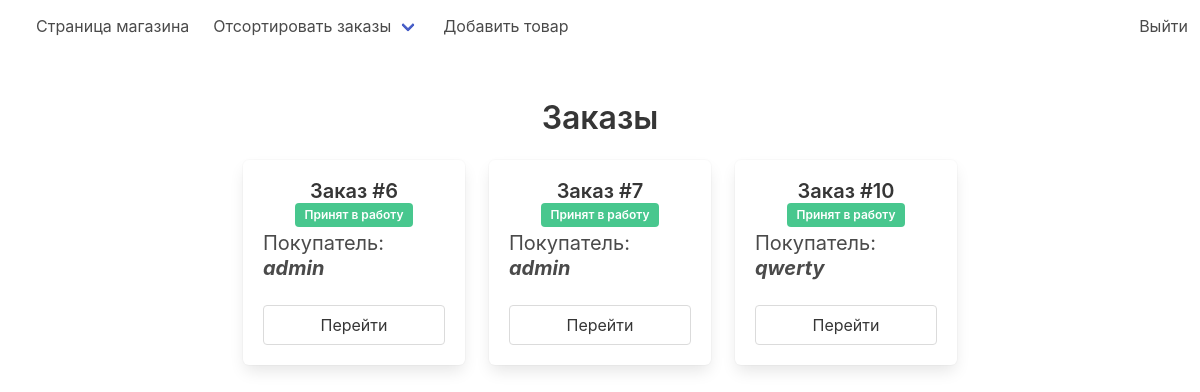
Screenshot of /staff/home/?filter=get with the database file from the repository.
### store/models.py (models this page shows, shortened)
class Order(models.Model):
    customer = models.ForeignKey(User, on_delete=models.CASCADE)
    address = models.CharField(max_length=255)
    phone = models.CharField(max_length=255)
    total_price = models.IntegerField()
    comment = models.CharField(max_length=255, null=True, blank=True)
    status = models.CharField(max_length=255, choices=STATUS, default='Создан')

### staff/views.py (the view)
# urls.py: path('home/', views.home, name='home'),
def home(request):
    orders = Order.objects.all()
    action = request.GET.get('filter')
    if action == 'new':
        orders = orders.filter(status='Создан')
    elif action == 'get':
        orders = orders.filter(status='Принят в работу')
    elif action == 'send':
        orders = orders.filter(status='В пути')
    elif action == 'done':
        orders = orders.filter(status='Доставлен')
    return render(request, 'admin.html', {'orders': orders})

### staff/templates/admin.html
{% extends 'admin_layout.html' %}
{% block content %}
    <section class="section">
        <div class="container">
            <div class="title has-text-centered">Заказы</div>
            <div class="columns is-multiline is-centered">
                {% for order in orders %}
                    <div class="column is-3">
                        <div class="box">
                            <div class="title is-5 has-text-centered">
                                Заказ #{{ order.pk }}
                                <span class="tag is-meduim is-success">
                            {{ order.status }}
                        </span>
                            </div>
                            <div class="subtitle">
                                Покупатель:
                                <span class="is-italic has-text-weight-bold">
                            {{ order.customer }}
                        </span>
                            </div>
                            <div class="buttons">
                                <a class="button is-fullwidth" href="{% url 'staff:order' order.pk %}">
                                    Перейти
                                </a>
                            </div>
                        </div>
                    </div>
                {% endfor %}
            </div>
        </div>
    </section>
{% endblock %}

### rows the page displays
Order: pk "6", status "Принят в работу", customer "admin"
Order: pk "7", status "Принят в работу", customer "admin"
Order: pk "10", status "Принят в работу", customer "qwerty"
